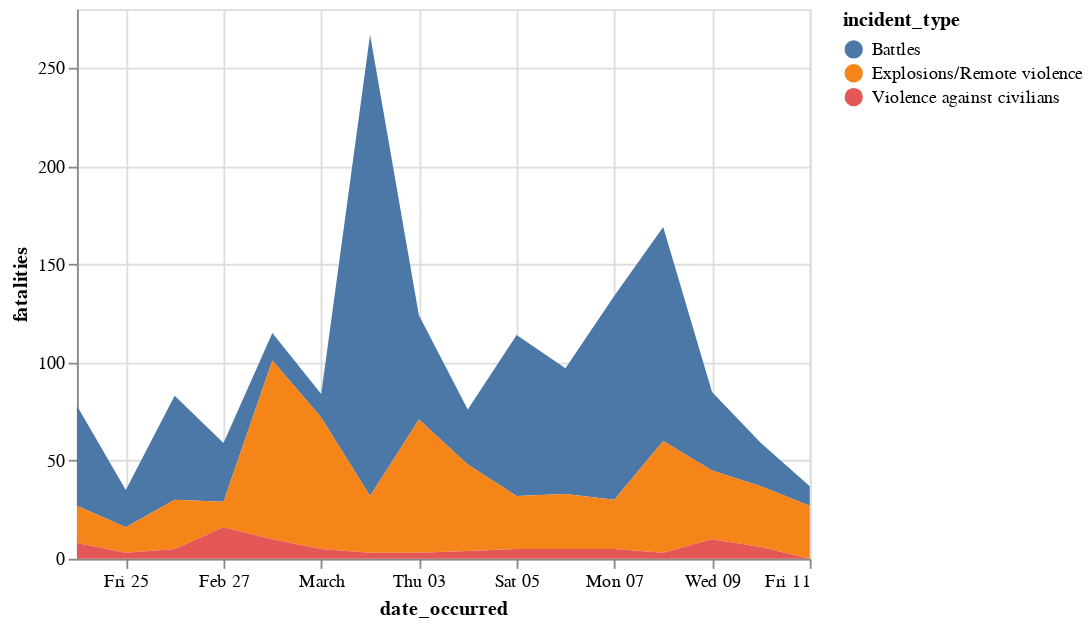

The notebook cell saved with this chart:
### Markdown cell above
#### Build a [stacked area chart](https://altair-viz.github.io/gallery/simple_stacked_area_chart.html) with fatalities data

### Code cell
alt.Chart(fatalities_df).mark_area().encode(
    x="date_occurred:T", y="fatalities:Q", color="incident_type:N"
)

### Figure 1 — Vega-Lite specification as saved in the notebook (floating-point values rounded to 4 significant figures)
{"config": {"view": {"continuousWidth": 400, "continuousHeight": 300}}, "data": {"name": "data-aa57da395c6c98fca7a98ebabfadb92e"}, "mark": "area", "encoding": {"color": {"type": "nominal", "field": "incident_type"}, "x": {"type": "temporal", "field": "date_occurred"}, "y": {"type": "quantitative", "field": "fatalities"}}, "$schema": "https://vega.github.io/schema/vega-lite/v4.8.1.json", "datasets": {"data-aa57da395c6c98fca7a98ebabfadb92e": [{"date_occurred": "2022-02-24", "incident_type": "Battles", "fatalities": 51.0, "cumsum": 51.0}, {"date_occurred": "2022-02-25", "incident_type": "Battles", "fatalities": 19.0, "cumsum": 70.0}, {"date_occurred": "2022-02-26", "incident_type": "Battles", "fatalities": 53.0, "cumsum": 123.0}, {"date_occurred": "2022-02-27", "incident_type": "Battles", "fatalities": 30.0, "cumsum": 153.0}, {"date_occurred": "2022-02-28", "incident_type": "Battles", "fatalities": 14.0, "cumsum": 167.0}, {"date_occurred": "2022-03-01", "incident_type": "Battles", "fatalities": 12.0, "cumsum": 179.0}, {"date_occurred": "2022-03-02", "incident_type": "Battles", "fatalities": 235.0, "cumsum": 414.0}, {"date_occurred": "2022-03-03", "incident_type": "Battles", "fatalities": 53.0, "cumsum": 467.0}, {"date_occurred": "2022-03-04", "incident_type": "Battles", "fatalities": 28.0, "cumsum": 495.0}, {"date_occurred": "2022-03-05", "incident_type": "Battles", "fatalities": 82.0, "cumsum": 577.0}, {"date_occurred": "2022-03-06", "incident_type": "Battles", "fatalities": 64.0, "cumsum": 641.0}, {"date_occurred": "2022-03-07", "incident_type": "Battles", "fatalities": 104.0, "cumsum": 745.0}, {"date_occurred": "2022-03-08", "incident_type": "Battles", "fatalities": 109.0, "cumsum": 854.0}, {"date_occurred": "2022-03-09", "incident_type": "Battles", "fatalities": 40.0, "cumsum": 894.0}, {"date_occurred": "2022-03-10", "incident_type": "Battles", "fatalities": 22.0, "cumsum": 916.0}, {"date_occurred": "2022-03-11", "incident_type": "Battles", "fatalities": 10.0, "cumsum": 926.0}, {"date_occurred": "2022-02-24", "incident_type": "Explosions/Remote violence", "fatalities": 19.0, "cumsum": 19.0}, {"date_occurred": "2022-02-25", "incident_type": "Explosions/Remote violence", "fatalities": 13.0, "cumsum": 32.0}, {"date_occurred": "2022-02-26", "incident_type": "Explosions/Remote violence", "fatalities": 25.0, "cumsum": 57.0}, {"date_occurred": "2022-02-27", "incident_type": "Explosions/Remote violence", "fatalities": 13.0, "cumsum": 70.0}, {"date_occurred": "2022-02-28", "incident_type": "Explosions/Remote violence", "fatalities": 91.0, "cumsum": 161.0}, {"date_occurred": "2022-03-01", "incident_type": "Explosions/Remote violence", "fatalities": 67.0, "cumsum": 228.0}, {"date_occurred": "2022-03-02", "incident_type": "Explosions/Remote violence", "fatalities": 29.0, "cumsum": 257.0}, {"date_occurred": "2022-03-03", "incident_type": "Explosions/Remote violence", "fatalities": 68.0, "cumsum": 325.0}, {"date_occurred": "2022-03-04", "incident_type": "Explosions/Remote violence", "fatalities": 44.0, "cumsum": 369.0}, {"date_occurred": "2022-03-05", "incident_type": "Explosions/Remote violence", "fatalities": 27.0, "cumsum": 396.0}, {"date_occurred": "2022-03-06", "incident_type": "Explosions/Remote violence", "fatalities": 28.0, "cumsum": 424.0}, {"date_occurred": "2022-03-07", "incident_type": "Explosions/Remote violence", "fatalities": 25.0, "cumsum": 449.0}, {"date_occurred": "2022-03-08", "incident_type": "Explosions/Remote violence", "fatalities": 57.0, "cumsum": 506.0}, {"date_occurred": "2022-03-09", "incident_type": "Explosions/Remote violence", "fatalities": 35.0, "cumsum": 541.0}, {"date_occurred": "2022-03-10", "incident_type": "Explosions/Remote violence", "fatalities": 31.0, "cumsum": 572.0}, {"date_occurred": "2022-03-11", "incident_type": "Explosions/Remote violence", "fatalities": 27.0, "cumsum": 599.0}, {"date_occurred": "2022-02-24", "incident_type": "Violence against civilians", "fatalities": 8.0, "cumsum": 8.0}, {"date_occurred": "2022-02-25", "incident_type": "Violence against civilians", "fatalities": 3.0, "cumsum": 11.0}, {"date_occurred": "2022-02-26", "incident_type": "Violence against civilians", "fatalities": 5.0, "cumsum": 16.0}, {"date_occurred": "2022-02-27", "incident_type": "Violence against civilians", "fatalities": 16.0, "cumsum": 32.0}, {"date_occurred": "2022-02-28", "incident_type": "Violence against civilians", "fatalities": 10.0, "cumsum": 42.0}, {"date_occurred": "2022-03-01", "incident_type": "Violence against civilians", "fatalities": 5.0, "cumsum": 47.0}, {"date_occurred": "2022-03-02", "incident_type": "Violence against civilians", "fatalities": 3.0, "cumsum": 50.0}, {"date_occurred": "2022-03-03", "incident_type": "Violence against civilians", "fatalities": 3.0, "cumsum": 53.0}, {"date_occurred": "2022-03-04", "incident_type": "Violence against civilians", "fatalities": 4.0, "cumsum": 57.0}, {"date_occurred": "2022-03-05", "incident_type": "Violence against civilians", "fatalities": 5.0, "cumsum": 62.0}, {"date_occurred": "2022-03-06", "incident_type": "Violence against civilians", "fatalities": 5.0, "cumsum": 67.0}, {"date_occurred": "2022-03-07", "incident_type": "Violence against civilians", "fatalities": 5.0, "cumsum": 72.0}, {"date_occurred": "2022-03-08", "incident_type": "Violence against civilians", "fatalities": 3.0, "cumsum": 75.0}, {"date_occurred": "2022-03-09", "incident_type": "Violence against civilians", "fatalities": 10.0, "cumsum": 85.0}, {"date_occurred": "2022-03-10", "incident_type": "Violence against civilians", "fatalities": 6.0, "cumsum": 91.0}, {"date_occurred": "2022-03-11", "incident_type": "Violence against civilians", "fatalities": 0.0, "cumsum": 91.0}]}}
